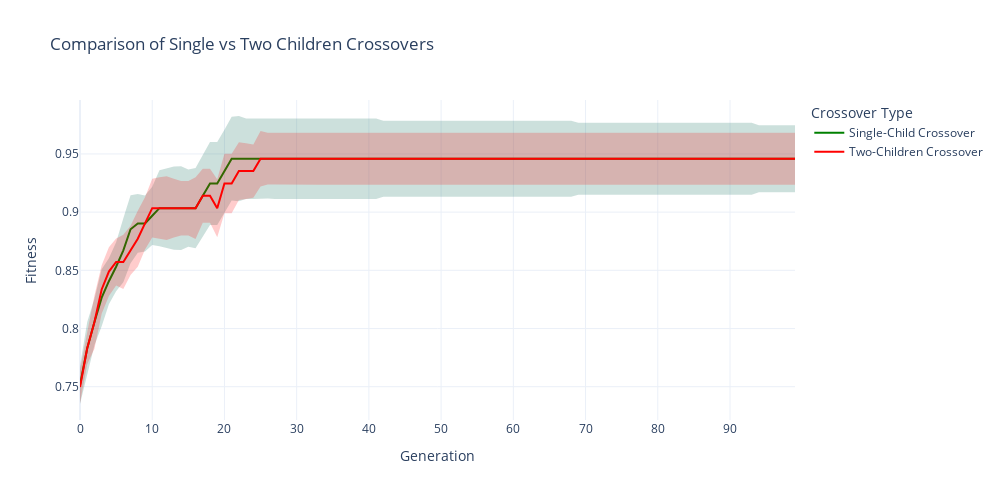

Notebook cell for this chart:
### Markdown cell above
## Single vs Two Children Crossover Comparison

### Code cell
def compare_single_vs_two_children(results_df, title="Single vs Two Children Crossover Comparison", first_gen=0, last_gen=None):
    """
    Compare the average median performance of single-child vs two-child crossovers.
    """
    if last_gen is None:
        last_gen = len(results_df)

    df_slice = results_df.iloc[first_gen:last_gen].copy()

    #separate columns by crossover type
    single_child_cols = [col for col in df_slice.columns if "_2child" not in col]
    two_children_cols = [col for col in df_slice.columns if "_2child" in col]

    fig = go.Figure()

    for label, cols in [("Single-Child Crossover", single_child_cols), ("Two-Children Crossover", two_children_cols)]:
        if not cols:
            continue  #skip if no columns match

        all_medians = []
        for col in cols:
            expanded = pd.DataFrame(df_slice[col].tolist(), index=df_slice.index)
            median_vals = expanded.median(axis=1)
            all_medians.append(median_vals)

        aggregated_medians = pd.concat(all_medians, axis=1).median(axis=1)
        aggregated_std = pd.concat(all_medians, axis=1).std(axis=1)

        #plot shading first
        fig.add_trace(go.Scatter(
            x=list(df_slice.index) + list(df_slice.index[::-1]),
            y=list(aggregated_medians - aggregated_std) + list((aggregated_medians + aggregated_std)[::-1]),
            fill='toself',
            fillcolor='rgba(0,100,80,0.2)' if label == "Single-Child Crossover" else 'rgba(255,0,0,0.2)',
            line=dict(color='rgba(255,255,255,0)'),
            hoverinfo="skip",
            showlegend=False
        ))

        #plot median line after shading
        fig.add_trace(go.Scatter(
            x=df_slice.index,
            y=aggregated_medians,
            mode='lines',
            name=label,
            line=dict(color='green' if label == "Single-Child Crossover" else 'red')
        ))

    fig.update_layout(
        title=title,
        xaxis_title="Generation",
        yaxis_title="Fitness",
        height=500,
        width=1000,
        legend_title="Crossover Type",
        template="plotly_white"
    )

    fig.show()
compare_single_vs_two_children(df, title="Comparison of Single vs Two Children Crossovers", first_gen=0, last_gen=100)

### Figure 1 — Plotly figure (JSON) as saved in the notebook; plotly's stock layout.template omitted (floating-point values rounded to 4 significant figures; data arrays with more than 128 entries replaced by an {"elided": "..."} marker saying what was removed)
{"data": [{"fill": "toself", "fillcolor": "rgba(0,100,80,0.2)", "hoverinfo": "skip", "line": {"color": "rgba(255,255,255,0)"}, "showlegend": false, "type": "scatter", "x": {"elided": "200 int values"}, "y": {"elided": "200 float values"}}, {"line": {"color": "green"}, "mode": "lines", "name": "Single-Child Crossover", "type": "scatter", "x": [0, 1, 2, 3, 4, 5, 6, 7, 8, 9, 10, 11, 12, 13, 14, 15, 16, 17, 18, 19, 20, 21, 22, 23, 24, 25, 26, 27, 28, 29, 30, 31, 32, 33, 34, 35, 36, 37, 38, 39, 40, 41, 42, 43, 44, 45, 46, 47, 48, 49, 50, 51, 52, 53, 54, 55, 56, 57, 58, 59, 60, 61, 62, 63, 64, 65, 66, 67, 68, 69, 70, 71, 72, 73, 74, 75, 76, 77, 78, 79, 80, 81, 82, 83, 84, 85, 86, 87, 88, 89, 90, 91, 92, 93, 94, 95, 96, 97, 98, 99], "y": [0.7515, 0.7831, 0.8055, 0.8265, 0.8407, 0.8531, 0.8672, 0.8853, 0.8903, 0.8903, 0.8969, 0.9034, 0.9034, 0.9034, 0.9034, 0.9034, 0.9034, 0.9141, 0.9247, 0.9247, 0.9353, 0.9459, 0.9459, 0.9459, 0.9459, 0.9459, 0.9459, 0.9459, 0.9459, 0.9459, 0.9459, 0.9459, 0.9459, 0.9459, 0.9459, 0.9459, 0.9459, 0.9459, 0.9459, 0.9459, 0.9459, 0.9459, 0.9459, 0.9459, 0.9459, 0.9459, 0.9459, 0.9459, 0.9459, 0.9459, 0.9459, 0.9459, 0.9459, 0.9459, 0.9459, 0.9459, 0.9459, 0.9459, 0.9459, 0.9459, 0.9459, 0.9459, 0.9459, 0.9459, 0.9459, 0.9459, 0.9459, 0.9459, 0.9459, 0.9459, 0.9459, 0.9459, 0.9459, 0.9459, 0.9459, 0.9459, 0.9459, 0.9459, 0.9459, 0.9459, 0.9459, 0.9459, 0.9459, 0.9459, 0.9459, 0.9459, 0.9459, 0.9459, 0.9459, 0.9459, 0.9459, 0.9459, 0.9459, 0.9459, 0.9459, 0.9459, 0.9459, 0.9459, 0.9459, 0.9459]}, {"fill": "toself", "fillcolor": "rgba(255,0,0,0.2)", "hoverinfo": "skip", "line": {"color": "rgba(255,255,255,0)"}, "showlegend": false, "type": "scatter", "x": {"elided": "200 int values"}, "y": {"elided": "200 float values"}}, {"line": {"color": "red"}, "mode": "lines", "name": "Two-Children Crossover", "type": "scatter", "x": [0, 1, 2, 3, 4, 5, 6, 7, 8, 9, 10, 11, 12, 13, 14, 15, 16, 17, 18, 19, 20, 21, 22, 23, 24, 25, 26, 27, 28, 29, 30, 31, 32, 33, 34, 35, 36, 37, 38, 39, 40, 41, 42, 43, 44, 45, 46, 47, 48, 49, 50, 51, 52, 53, 54, 55, 56, 57, 58, 59, 60, 61, 62, 63, 64, 65, 66, 67, 68, 69, 70, 71, 72, 73, 74, 75, 76, 77, 78, 79, 80, 81, 82, 83, 84, 85, 86, 87, 88, 89, 90, 91, 92, 93, 94, 95, 96, 97, 98, 99], "y": [0.7498, 0.7831, 0.8055, 0.8336, 0.8489, 0.8572, 0.8572, 0.8672, 0.8772, 0.8903, 0.9034, 0.9034, 0.9034, 0.9034, 0.9034, 0.9034, 0.9034, 0.9141, 0.9141, 0.9034, 0.9247, 0.9247, 0.9353, 0.9353, 0.9353, 0.9459, 0.9459, 0.9459, 0.9459, 0.9459, 0.9459, 0.9459, 0.9459, 0.9459, 0.9459, 0.9459, 0.9459, 0.9459, 0.9459, 0.9459, 0.9459, 0.9459, 0.9459, 0.9459, 0.9459, 0.9459, 0.9459, 0.9459, 0.9459, 0.9459, 0.9459, 0.9459, 0.9459, 0.9459, 0.9459, 0.9459, 0.9459, 0.9459, 0.9459, 0.9459, 0.9459, 0.9459, 0.9459, 0.9459, 0.9459, 0.9459, 0.9459, 0.9459, 0.9459, 0.9459, 0.9459, 0.9459, 0.9459, 0.9459, 0.9459, 0.9459, 0.9459, 0.9459, 0.9459, 0.9459, 0.9459, 0.9459, 0.9459, 0.9459, 0.9459, 0.9459, 0.9459, 0.9459, 0.9459, 0.9459, 0.9459, 0.9459, 0.9459, 0.9459, 0.9459, 0.9459, 0.9459, 0.9459, 0.9459, 0.9459]}], "layout": {"height": 500, "legend": {"title": {"text": "Crossover Type"}}, "title": {"text": "Comparison of Single vs Two Children Crossovers"}, "width": 1000, "xaxis": {"title": {"text": "Generation"}}, "yaxis": {"title": {"text": "Fitness"}}}}
